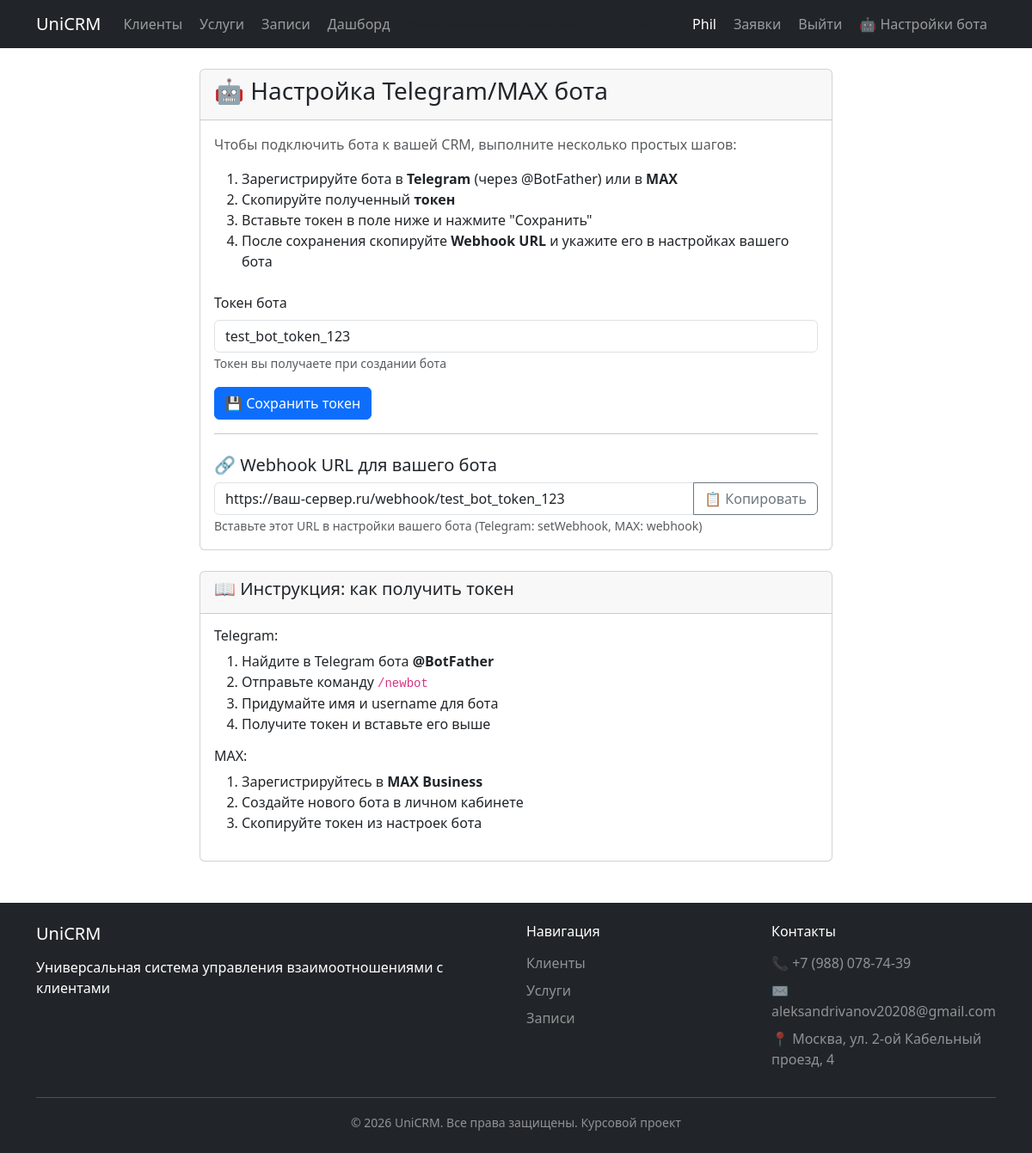
The page /business/bot-settings (signed in) on the database its author committed.
### app/models/user.py (models this page shows, shortened)
class User(UserMixin, db.Model):
    __tablename__ = 'users'
    id = db.Column(db.Integer, primary_key=True)
    username = db.Column(db.String(80), unique=True, nullable=False)
    email = db.Column(db.String(120), unique=True, nullable=False)
    password_hash = db.Column(db.String(200), nullable=False)
    role = db.Column(db.String(20), nullable=False, default='employee')  # owner, employee
    business_id = db.Column(db.Integer, db.ForeignKey('businesses.id'), nullable=True)
    created_at = db.Column(db.DateTime, default=datetime.utcnow)
    invites_sent = db.relationship('Invite', foreign_keys='Invite.user_id', backref='user', lazy=True)

### app/models/business.py (models this page shows, shortened)
class Business(db.Model):
    __tablename__ = 'businesses'
    id = db.Column(db.Integer, primary_key=True)
    name = db.Column(db.String(100), nullable=False)
    address = db.Column(db.String(200), nullable=True)
    phone = db.Column(db.String(20), nullable=True)
    description = db.Column(db.Text, nullable=True)
    created_at = db.Column(db.DateTime, default=datetime.utcnow)
    users = db.relationship('User', backref='business', lazy=True)
    clients = db.relationship('Client', backref='business', lazy=True)
    services = db.relationship('Service', backref='business', lazy=True)
    appointments = db.relationship('Appointment', backref='business', lazy=True)
    bot_token = db.Column(db.String(200), unique = True, nullable = True)

### app/routes/bot_routes.py (the view)
@bot_bp.route('/business/bot-settings', methods=['GET', 'POST'])
@login_required
def bot_settings():
    if current_user.role != 'owner':
        flash('Доступ запрещён', 'danger')
        return redirect(url_for('dashboard.index'))
    if not current_user.business_id:
        flash('Сначала создайте бизнес', 'warning')
        return redirect(url_for('auth.create_business'))
    business = Business.query.get(current_user.business_id)
    if request.method == 'POST':
        bot_token = request.form.get('bot_token')
        business.bot_token = bot_token
        db.session.commit()
        flash('Токен бота сохранён!', 'success')
        return redirect(url_for('bot.bot_settings'))
    return render_template('business/bot_settings.html', business=business)

### app/__init__.py (called while the page is built)
@login_manager.user_loader
def load_user(user_id):
    from app.models.user import User
    return User.query.get(int(user_id))

### app/templates/business/bot_settings.html (shortened to what this page needs)
{% extends "base.html" %}
{% block content %}
<div class="row justify-content-center">
    <div class="col-md-8">
        <div class="card">
            <div class="card-header">
                <h3>🤖 Настройка Telegram/MAX бота</h3>
            </div>
            <div class="card-body">
                <p class="text-muted">
                    Чтобы подключить бота к вашей CRM, выполните несколько простых шагов:
                </p>
                <ol class="mb-4">
                    <li>Зарегистрируйте бота в <strong>Telegram</strong> (через @BotFather) или в <strong>MAX</strong></li>
                    <li>Скопируйте полученный <strong>токен</strong></li>
                    <li>Вставьте токен в поле ниже и нажмите "Сохранить"</li>
                    <li>После сохранения скопируйте <strong>Webhook URL</strong> и укажите его в настройках вашего бота</li>
                </ol>
                <form method="post">
                    <div class="mb-3">
                        <label for="bot_token" class="form-label">Токен бота</label>
                        <input type="text" class="form-control" id="bot_token"
                               name="bot_token"
                               value="{{ business.bot_token or '' }}"
                               placeholder="Например: 1234567890:ABCdefGHIJKlmnoPQRstUVWXYZ">
                        <small class="text-muted">Токен вы получаете при создании бота</small>
                    </div>
                    <button type="submit" class="btn btn-primary">
                        💾 Сохранить токен
                    </button>
                </form>
                {% if business.bot_token %}
                <hr>
                <div class="mt-4">
                    <h5>🔗 Webhook URL для вашего бота</h5>
                    <div class="input-group">
                        <input type="text" class="form-control" id="webhook_url"
                               value="https://ваш-сервер.ru/webhook/{{ business.bot_token }}"
                               readonly>
                        <button class="btn btn-outline-secondary" onclick="copyWebhook()">
                            📋 Копировать
                        </button>
                    </div>
                    <small class="text-muted">
                        Вставьте этот URL в настройки вашего бота (Telegram: setWebhook, MAX: webhook)
                    </small>
                </div>
                {% endif %}
            </div>
        </div>
        <div class="card mt-4">
            <div class="card-header">
                <h5>📖 Инструкция: как получить токен</h5>
            </div>
            <div class="card-body">
                <h6>Telegram:</h6>
                <ol>
                    <li>Найдите в Telegram бота <strong>@BotFather</strong></li>
                    <li>Отправьте команду <code>/newbot</code></li>
                    <li>Придумайте имя и username для бота</li>
                    <li>Получите токен и вставьте его выше</li>
                </ol>
                <h6 class="mt-3">MAX:</h6>
                <ol>
                    <li>Зарегистрируйтесь в <strong>MAX Business</strong></li>
                    <li>Создайте нового бота в личном кабинете</li>
                    <li>Скопируйте токен из настроек бота</li>
                </ol>
            </div>
        </div>
    </div>
</div>
{% endblock %}

### app/templates/base.html (shortened to what this page needs)
<!DOCTYPE html>
<html lang="ru" class="h-100">
<head>
    <link href="http://cdn.jsdelivr.net/npm/bootstrap@5.3.0/dist/css/bootstrap.min.css" rel="stylesheet">
</head>
<body>
    <nav class="navbar navbar-expand-lg navbar-dark bg-dark">
    <div class="container">
        <a class="navbar-brand" href="/">UniCRM</a>
        <div class="collapse navbar-collapse" id="navbarNav">
            <ul class="navbar-nav me-auto">
                <li class="nav-item">
                    <a class="nav-link" href="/clients">Клиенты</a>
                </li>
                <li class="nav-item">
                    <a class="nav-link" href="/services">Услуги</a>
                </li>
                <li class="nav-item">
                    <a class="nav-link" href="/appointments">Записи</a>
                </li>
                {% if current_user.is_authenticated and current_user.business_id %}
                <li class="nav-item">
                    <a class="nav-link" href="/dashboard">Дашборд</a>
                </li>
                {% endif %}
            </ul>
            <ul class="navbar-nav ms-auto">
                {% if current_user.is_authenticated %}
                <li class="nav-item">
                    <span class="nav-link text-white">{{ current_user.username }}</span>
                </li>
                {% if current_user.is_authenticated and current_user.role == 'owner' and current_user.business_id %}
                <li class="nav-item">
                    <a class="nav-link" href="{{ url_for('auth.invites') }}">Заявки</a>
                </li>
                {% endif %}
                <li class="nav-item">
                    <a class="nav-link" href="{{ url_for('auth.logout') }}">Выйти</a>
                </li>
                {% endif %}
                {% if current_user.is_authenticated and current_user.role == 'owner' and current_user.business_id %}
                <li class="nav-item">
                    <a class="nav-link" href="{{ url_for('bot.bot_settings') }}">🤖 Настройки бота</a>
                </li>
                {% endif %}
            </ul>
        </div>
    </div>
</nav>
    <main class="container mt-4">
        {% block content %}{% endblock %}
    </main>
    <footer class="bg-dark text-white mt-5 py-4">
        <div class="container">
            <div class="row">
                <div class="col-md-6">
                    <h5>UniCRM</h5>
                    <p>Универсальная система управления взаимоотношениями с клиентами</p>
                </div>
                <div class="col-md-3">
                    <h6>Навигация</h6>
                    <ul class="list-unstyled">
                        <li><a href="/clients" class="text-white-50 text-decoration-none">Клиенты</a></li>
                        <li><a href="/services" class="text-white-50 text-decoration-none">Услуги</a></li>
                        <li><a href="/appointments" class="text-white-50 text-decoration-none">Записи</a></li>
                    </ul>
                </div>
                <div class="col-md-3">
                    <h6>Контакты</h6>
                    <ul class="list-unstyled text-white-50">
                        <li>📞 +7 (988) 078-74-39</li>
                        <li>✉️ aleksandrivanov20208@gmail.com</li>
                        <li>📍 Москва, ул. 2-ой Кабельный проезд, 4</li>
                    </ul>
                </div>
            </div>
            <hr class="bg-white">
            <div class="text-center text-white-50">
                <small>© 2026 UniCRM. Все права защищены. Курсовой проект</small>
            </div>
        </div>
    </footer>
</body>
</html>

### app/templates/base.html (style rules this page uses)
html, body { height: 100%; }
body { display: flex; flex-direction: column; }
.container { flex: 1 0 auto; }
footer { flex-shrink: 0; }
.navbar-nav .nav-link { transition: all 0.3s ease; padding: 8px 15px; margin: 0 2px; }
footer hr { opacity: 0.2; }
footer h5, footer h6 { color: #fff; margin-bottom: 15px; }
footer ul li { margin-bottom: 8px; }

### rows shown on the page
User: username "Phil"
Business: bot_token "test_bot_token_123", bot_token "https://ваш-сервер.ru/webhook/test_bot_token_123"
